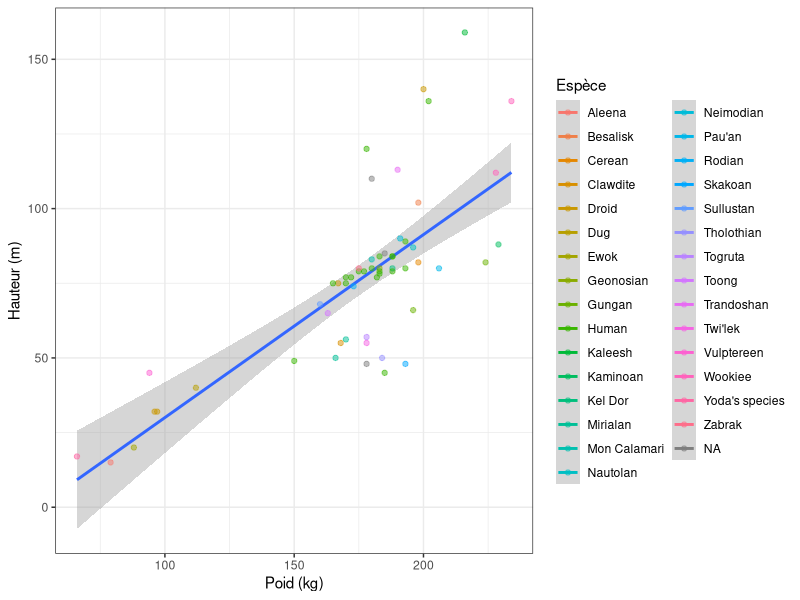

R code for this plot:
## ---- chunk 1
rm(list = ls()) ; invisible(gc()) ; set.seed(42)
library(knitr)
library(tidyverse)
opts_chunk$set(echo = F, message = F, warning = F, fig.height = 6, fig.width = 6, cache = T)
## ---- chunk 2
starwars %>% 
  sample_n(10) %>% 
  dplyr::select(name, height, mass, species) %>% 
  kable(caption = "Quelques informations sur les personnages de starwars.", 
        format = "pandoc", booktab = T, col.names = c("Nom", "Hauteur", "Poid", "Espèce"))
## ---- chunk 3
starwars %>% 
  filter(mass < 1000) %>% # because of Jabba 
  ggplot(aes(height, mass, col = species, label = name, group = NA)) +
  geom_smooth(method = "lm") +
  geom_point(alpha = 0.5) +
  # ggrepel::geom_text_repel() +
  xlab("Poid (kg)") + ylab("Hauteur (m)") +
  scale_color_discrete("Espèce") +
  theme_bw()
